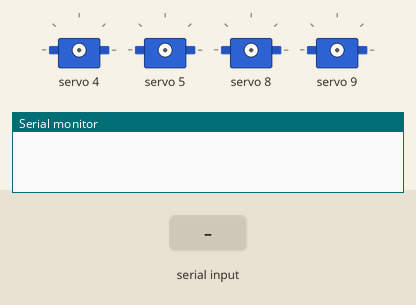
Bench run of a sketch on a simulated Arduino Uno, built with avr-gcc and run on an emulated ATmega328P. Shown: 4 × servo, the last lines printed to the serial monitor. The test bench sets the inputs (shaded band).

Above: at 1.2 s.
1.3 s: "a" received over Serial
2.8 s: "b" received over Serial
At 3.6 s:
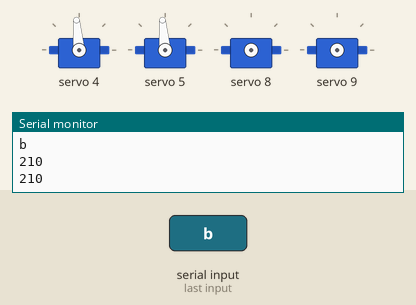
4.3 s: "c" received over Serial
5.8 s: "d" received over Serial
At 7.0 s:
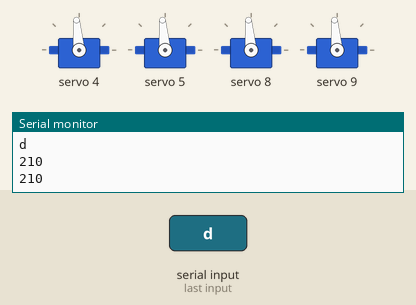
7.3 s: "a" received over Serial
At 8.2 s:
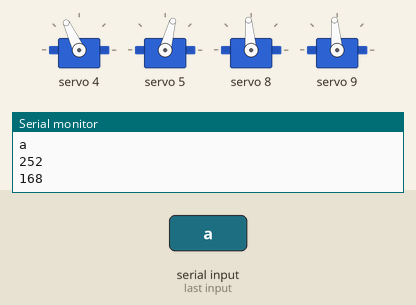
8.8 s: "c" received over Serial
At 9.3 s:
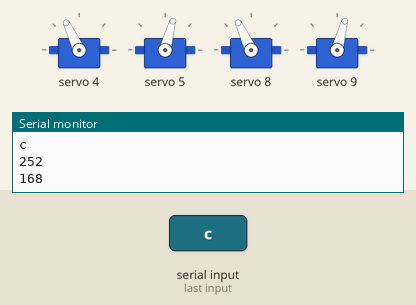
Timing chart, 0 to 11.3 s (numbered marks = the images above; inputs shaded):
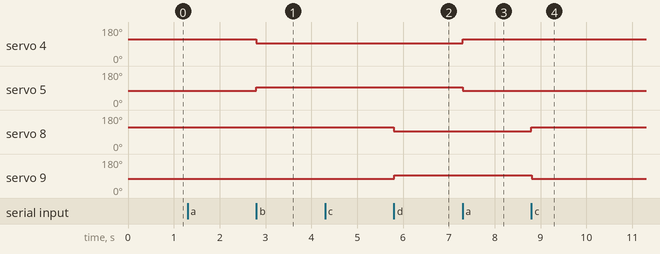

The sketch:

laptopStandControl.ino
```cpp
#include "HCPCA9685.h"
#include <SoftwareSerial.h> // SoftwareSerial 라이브러리를 사용합니다.
#define I2CAdd 0x40

SoftwareSerial BT(9,8);
HCPCA9685 HCPCA9685(I2CAdd);


void setup() {
  HCPCA9685.Init(SERVO_MODE);
  HCPCA9685.Sleep(false);
  BT.begin(9600);
  Serial.begin(9600);
}

int Pos1 ; // 거리 조절 모터의 현재 상태
int prevPos1 = 210; // 거리 조절 모터의 이전 상태
int Pos2 ; // 높이 조절 모터의 현재 상태
int prevPos2 = 210; // 높이 조절 모터의 이전 상태
int tt = 420; // 모터 가동 범위의 최대 값

void loop() {
  if (Serial.available() > 0) {
    char input = Serial.read();
    Serial.println(input);

    if (input == 'a') {
      Pos1 = prevPos1 + 42;
      HCPCA9685.Servo(4, Pos1);
      HCPCA9685.Servo(5, tt - Pos1);
      Serial.println(Pos1);
      Serial.println(tt-Pos1);
      prevPos1 = Pos1;
      if(prevPos1 > 470){
        prevPos1 = 420;
      }else if(prevPos1 < 0){
        prevPos1 = 0;
      }
    }
    else if (input == 'b') {
      Pos1 = prevPos1- 42;
      HCPCA9685.Servo(4, Pos1);
      HCPCA9685.Servo(5, tt - Pos1);
      Serial.println(Pos1);
      Serial.println(tt-Pos1);
      prevPos1 = Pos1;
      if(prevPos1 > 470){
        prevPos1 = 420;
      }else if(prevPos1 < 0){
        prevPos1 = 0;
      }
    }
    else if (input == 'c') {
      Pos2 = prevPos2 + 42;
      HCPCA9685.Servo(8, Pos2);
      HCPCA9685.Servo(9, tt - Pos2);
      prevPos2 = Pos2;
      Serial.println(Pos2);
      Serial.println(tt-Pos2);
      if(prevPos2 > 470){
        prevPos2 = 420;
      }else if(prevPos2 < 0){
        prevPos2 = 0;
      }
    }
    else if (input == 'd') {
      Pos2 = prevPos2 - 42;
      HCPCA9685.Servo(8, Pos2);
      HCPCA9685.Servo(9, tt - Pos2);
      Serial.println(Pos2);
      Serial.println(tt-Pos2);
      prevPos2 = Pos2;
      if(prevPos2 > 470){
        prevPos2 = 420;
      }else if(prevPos2 < 0){
        prevPos2 = 0;
      }
    }
  }
}
```

Measured:
- after the input at 2.8 s, servo 4: 115° → 95° at once; servo 5: 75° → 95° at once
- after the input at 5.8 s, servo 8: 115° → 95° at once; servo 9: 75° → 95° at once
- after the input at 7.3 s, servo 4: 95° → 115° at once; servo 5: 95° → 75° at once
- after the input at 8.8 s, servo 8: 95° → 115° at once; servo 9: 95° → 75° at once
